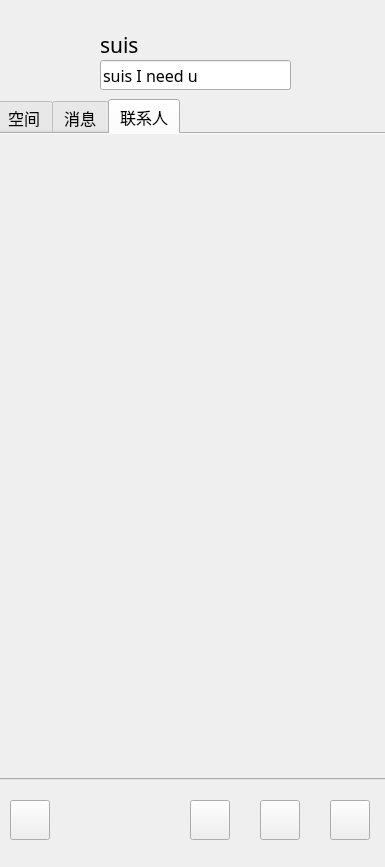
<?xml version="1.0" encoding="UTF-8"?>
<ui version="4.0">
 <class>FriendList</class>
 <widget class="QDialog" name="FriendList">
  <property name="geometry">
   <rect>
    <x>0</x>
    <y>0</y>
    <width>385</width>
    <height>867</height>
   </rect>
  </property>
  <property name="font">
   <font>
    <family>宋体</family>
    <pointsize>20</pointsize>
   </font>
  </property>
  <property name="windowTitle">
   <string>Dialog</string>
  </property>
  <widget class="QPushButton" name="pb_icon">
   <property name="geometry">
    <rect>
     <x>30</x>
     <y>30</y>
     <width>60</width>
     <height>60</height>
    </rect>
   </property>
   <property name="text">
    <string/>
   </property>
   <property name="iconSize">
    <size>
     <width>60</width>
     <height>60</height>
    </size>
   </property>
   <property name="flat">
    <bool>true</bool>
   </property>
  </widget>
  <widget class="QLabel" name="lb_name">
   <property name="geometry">
    <rect>
     <x>100</x>
     <y>30</y>
     <width>191</width>
     <height>30</height>
    </rect>
   </property>
   <property name="font">
    <font>
     <family>Sitka Text</family>
     <pointsize>16</pointsize>
    </font>
   </property>
   <property name="text">
    <string>suis</string>
   </property>
  </widget>
  <widget class="QLineEdit" name="le_feeling">
   <property name="geometry">
    <rect>
     <x>100</x>
     <y>60</y>
     <width>191</width>
     <height>30</height>
    </rect>
   </property>
   <property name="font">
    <font>
     <family>Sitka Small</family>
     <pointsize>12</pointsize>
    </font>
   </property>
   <property name="text">
    <string>suis I need u</string>
   </property>
  </widget>
  <widget class="QTabWidget" name="tw_page">
   <property name="geometry">
    <rect>
     <x>-4</x>
     <y>99</y>
     <width>401</width>
     <height>681</height>
    </rect>
   </property>
   <property name="font">
    <font>
     <family>宋体</family>
     <pointsize>12</pointsize>
    </font>
   </property>
   <property name="currentIndex">
    <number>2</number>
   </property>
   <widget class="QWidget" name="page_space">
    <attribute name="title">
     <string>空间</string>
    </attribute>
   </widget>
   <widget class="QWidget" name="page_message">
    <attribute name="title">
     <string>消息</string>
    </attribute>
   </widget>
   <widget class="QWidget" name="page_friend">
    <attribute name="title">
     <string>联系人</string>
    </attribute>
    <widget class="QScrollArea" name="scrollArea">
     <property name="geometry">
      <rect>
       <x>0</x>
       <y>-10</y>
       <width>391</width>
       <height>671</height>
      </rect>
     </property>
     <property name="widgetResizable">
      <bool>true</bool>
     </property>
     <widget class="QWidget" name="scrollAreaWidgetContent">
      <property name="geometry">
       <rect>
        <x>0</x>
        <y>0</y>
        <width>389</width>
        <height>669</height>
       </rect>
      </property>
      <layout class="QVBoxLayout" name="verticalLayout">
       <item>
        <widget class="QWidget" name="widget_list" native="true">
         <property name="enabled">
          <bool>true</bool>
         </property>
         <property name="font">
          <font>
           <family>宋体</family>
           <pointsize>15</pointsize>
          </font>
         </property>
        </widget>
       </item>
       <item>
        <spacer name="verticalSpacer">
         <property name="orientation">
          <enum>Qt::Vertical</enum>
         </property>
         <property name="sizeHint" stdset="0">
          <size>
           <width>20</width>
           <height>632</height>
          </size>
         </property>
        </spacer>
       </item>
      </layout>
     </widget>
    </widget>
   </widget>
  </widget>
  <widget class="QPushButton" name="pb_menu">
   <property name="geometry">
    <rect>
     <x>10</x>
     <y>800</y>
     <width>40</width>
     <height>40</height>
    </rect>
   </property>
   <property name="text">
    <string/>
   </property>
  </widget>
  <widget class="QPushButton" name="pb_tool1">
   <property name="geometry">
    <rect>
     <x>330</x>
     <y>800</y>
     <width>40</width>
     <height>40</height>
    </rect>
   </property>
   <property name="text">
    <string/>
   </property>
  </widget>
  <widget class="QPushButton" name="pb_tool2">
   <property name="geometry">
    <rect>
     <x>260</x>
     <y>800</y>
     <width>40</width>
     <height>40</height>
    </rect>
   </property>
   <property name="text">
    <string/>
   </property>
  </widget>
  <widget class="QPushButton" name="pb_tool3">
   <property name="geometry">
    <rect>
     <x>190</x>
     <y>800</y>
     <width>40</width>
     <height>40</height>
    </rect>
   </property>
   <property name="text">
    <string/>
   </property>
  </widget>
 </widget>
 <resources/>
 <connections/>
</ui>
